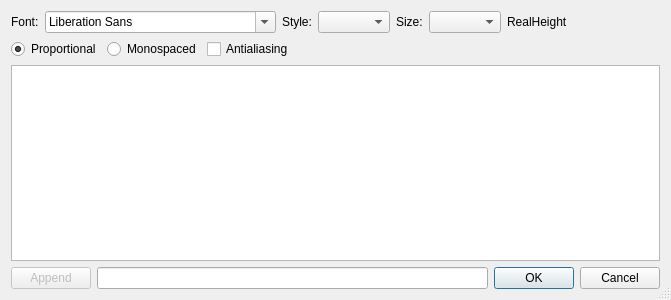
<?xml version="1.0" encoding="UTF-8"?>
<ui version="4.0">
 <class>DialogFontSelect</class>
 <widget class="QDialog" name="DialogFontSelect">
  <property name="geometry">
   <rect>
    <x>0</x>
    <y>0</y>
    <width>671</width>
    <height>300</height>
   </rect>
  </property>
  <property name="windowTitle">
   <string>Font setup</string>
  </property>
  <property name="sizeGripEnabled">
   <bool>true</bool>
  </property>
  <layout class="QVBoxLayout" name="verticalLayout">
   <item>
    <layout class="QHBoxLayout" name="horizontalLayout">
     <item>
      <widget class="QLabel" name="label">
       <property name="text">
        <string>Font:</string>
       </property>
      </widget>
     </item>
     <item>
      <widget class="QFontComboBox" name="fontComboBox"/>
     </item>
     <item>
      <widget class="QLabel" name="label_3">
       <property name="text">
        <string>Style:</string>
       </property>
      </widget>
     </item>
     <item>
      <widget class="QComboBox" name="comboBoxStyle"/>
     </item>
     <item>
      <widget class="QLabel" name="label_2">
       <property name="text">
        <string>Size:</string>
       </property>
      </widget>
     </item>
     <item>
      <widget class="QComboBox" name="comboBoxSize"/>
     </item>
     <item>
      <widget class="QLabel" name="labelRealHeight">
       <property name="text">
        <string>RealHeight</string>
       </property>
      </widget>
     </item>
     <item>
      <spacer name="horizontalSpacer">
       <property name="orientation">
        <enum>Qt::Horizontal</enum>
       </property>
       <property name="sizeHint" stdset="0">
        <size>
         <width>40</width>
         <height>20</height>
        </size>
       </property>
      </spacer>
     </item>
    </layout>
   </item>
   <item>
    <layout class="QHBoxLayout" name="horizontalLayout_3">
     <item>
      <widget class="QRadioButton" name="radioButtonProportional">
       <property name="text">
        <string>Proportional</string>
       </property>
       <property name="checked">
        <bool>true</bool>
       </property>
      </widget>
     </item>
     <item>
      <widget class="QRadioButton" name="radioButtonMonospaced">
       <property name="text">
        <string>Monospaced</string>
       </property>
      </widget>
     </item>
     <item>
      <widget class="QCheckBox" name="checkBoxAntialiasing">
       <property name="text">
        <string>Antialiasing</string>
       </property>
      </widget>
     </item>
     <item>
      <spacer name="horizontalSpacer_2">
       <property name="orientation">
        <enum>Qt::Horizontal</enum>
       </property>
       <property name="sizeHint" stdset="0">
        <size>
         <width>40</width>
         <height>20</height>
        </size>
       </property>
      </spacer>
     </item>
    </layout>
   </item>
   <item>
    <widget class="QTableView" name="tableView"/>
   </item>
   <item>
    <layout class="QHBoxLayout" name="horizontalLayout_2">
     <item>
      <widget class="QPushButton" name="pushButtonAppend">
       <property name="enabled">
        <bool>false</bool>
       </property>
       <property name="text">
        <string>Append</string>
       </property>
      </widget>
     </item>
     <item>
      <widget class="QLineEdit" name="lineEdit"/>
     </item>
     <item>
      <widget class="QDialogButtonBox" name="buttonBox">
       <property name="sizePolicy">
        <sizepolicy hsizetype="Fixed" vsizetype="Fixed">
         <horstretch>0</horstretch>
         <verstretch>0</verstretch>
        </sizepolicy>
       </property>
       <property name="standardButtons">
        <set>QDialogButtonBox::Cancel|QDialogButtonBox::Ok</set>
       </property>
      </widget>
     </item>
    </layout>
   </item>
  </layout>
 </widget>
 <resources/>
 <connections>
  <connection>
   <sender>buttonBox</sender>
   <signal>accepted()</signal>
   <receiver>DialogFontSelect</receiver>
   <slot>accept()</slot>
   <hints>
    <hint type="sourcelabel">
     <x>572</x>
     <y>276</y>
    </hint>
    <hint type="destinationlabel">
     <x>335</x>
     <y>149</y>
    </hint>
   </hints>
  </connection>
  <connection>
   <sender>buttonBox</sender>
   <signal>rejected()</signal>
   <receiver>DialogFontSelect</receiver>
   <slot>reject()</slot>
   <hints>
    <hint type="sourcelabel">
     <x>572</x>
     <y>276</y>
    </hint>
    <hint type="destinationlabel">
     <x>335</x>
     <y>149</y>
    </hint>
   </hints>
  </connection>
 </connections>
</ui>
